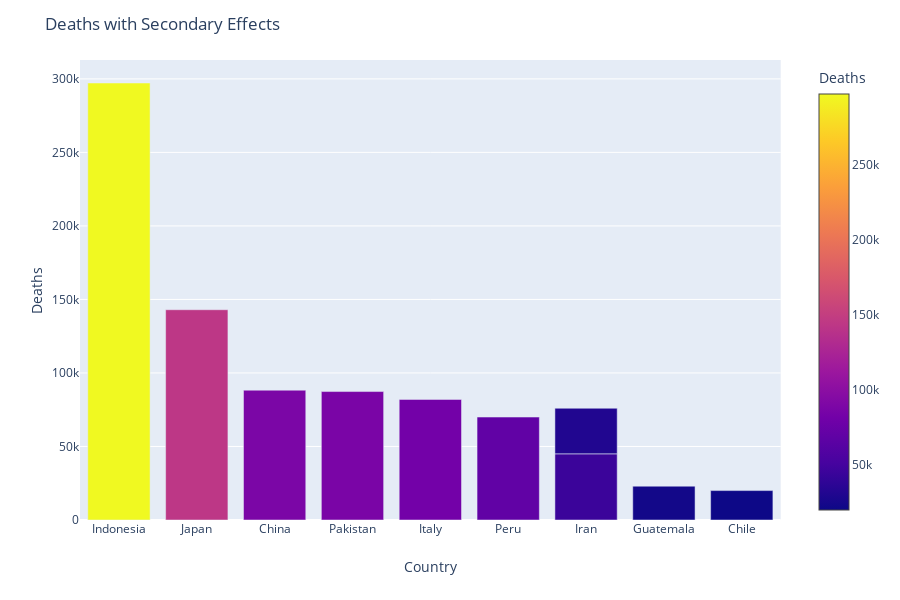

Notebook cell for this chart:
### Code cell
data=secondary_effect_top

fig=px.bar(data, x='Country',y='Deaths',color='Deaths',
          labels={'Country','Deaths'})
fig.update_layout(title='Deaths with Secondary Effects')

### Figure 1 — Plotly figure (JSON) as saved in the notebook; plotly's stock layout.template omitted (floating-point values rounded to 4 significant figures)
{"data": [{"alignmentgroup": "True", "hoverlabel": {"namelength": 0}, "hovertemplate": "Country=%{x}<br>Deaths=%{marker.color}", "legendgroup": "", "marker": {"color": [297200, 143000, 88287, 87351, 82000, 70000, 45000, 31000, 23000, 20000], "coloraxis": "coloraxis"}, "name": "", "offsetgroup": "", "orientation": "v", "showlegend": false, "textposition": "auto", "type": "bar", "x": ["Indonesia", "Japan", "China", "Pakistan", "Italy", "Peru", "Iran", "Iran", "Guatemala", "Chile"], "xaxis": "x", "y": [297200, 143000, 88287, 87351, 82000, 70000, 45000, 31000, 23000, 20000], "yaxis": "y"}], "layout": {"barmode": "relative", "coloraxis": {"colorbar": {"title": {"text": "Deaths"}}, "colorscale": [[0, "#0d0887"], [0.1111, "#46039f"], [0.2222, "#7201a8"], [0.3333, "#9c179e"], [0.4444, "#bd3786"], [0.5556, "#d8576b"], [0.6667, "#ed7953"], [0.7778, "#fb9f3a"], [0.8889, "#fdca26"], [1, "#f0f921"]]}, "height": 600, "legend": {"tracegroupgap": 0}, "margin": {"t": 60}, "title": {"text": "Deaths with Secondary Effects"}, "xaxis": {"anchor": "y", "domain": [0, 0.98], "title": {"text": "Country"}}, "yaxis": {"anchor": "x", "domain": [0, 1], "title": {"text": "Deaths"}}}}
